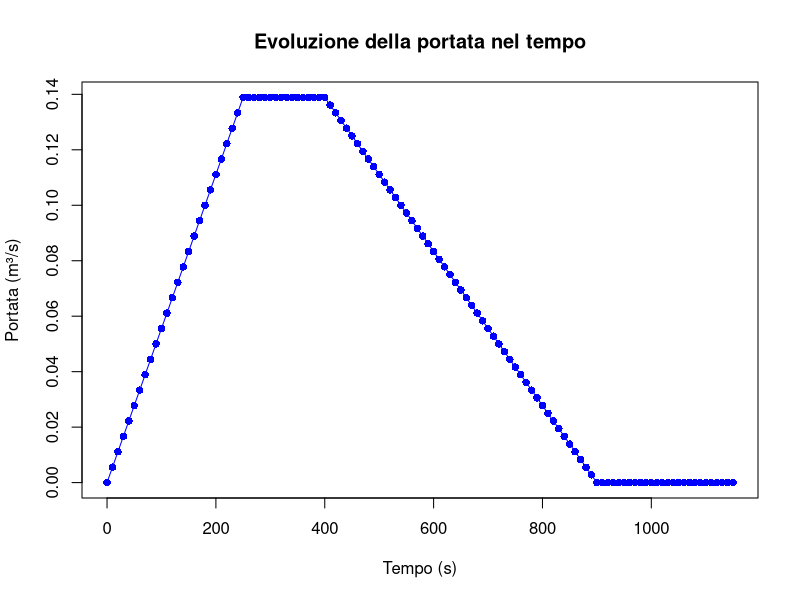

Reproduce this figure in R.
## ---- chunk 1
# Superficie del tetto in ettari
A_ha <- 1

# Conversione della superficie da ettari a metri quadrati (1 ha = 10.000 m²)
A_m2 <- A_ha * 10000

# Coefficiente di afflusso (φ): frazione dell'acqua piovana che genera deflusso
phi <- 1

# Intensità della pioggia in mm/h
I_mm_h <- 50

# Conversione dell’intensità da mm/h a m/s
# (1 mm = 0.001 m; 1 h = 3600 s)
I_m_s <- I_mm_h / 1000 / 3600

# Lunghezza del percorso di deflusso (dal punto più lontano al punto di raccolta) in metri
L <- 150

# Velocità di ruscellamento in m/s
v <- 0.6

# Tempo di corrivazione (tempo necessario affinché l'acqua raggiunga il punto di scolo)
Tc_sec <- L / v

# Tempo di discesa dell’idrogramma (stimato come 2 volte Tc)
Tdiscesa <- 2 * Tc_sec

# Durata della pioggia in secondi
d <- 400

# Calcolo della portata al colmo (Qp) con la formula razionale: Qp = φ * I * A
Qp <- phi * I_m_s * A_m2

# Visualizzazione del risultato della portata al colmo in m³/s
Qp
## ---- chunk 2
# Preparare il data.frame con una time series in cui calcolare l'idrogramma
Idro = data.frame(tempo = seq(0,ceiling(Tc_sec+d+Tdiscesa),by=10))

#' Funzione per calcolare l'idrogramma (portata nel tempo) usando un'approssimazione trapezoidale
#'
#' @param tempo vettore dei tempi (in secondi) in cui vogliamo calcolare la portata;
#' @param Qp portata al colmo (in m³/s), cioè il valore massimo della portata durante 
#' un evento di durata > Tc_sec;
#' @param Tdiscesa: durata della fase di decrescita della portata (in secondi),
#' stimata come 2 volte il tempo di corrivazione.
#'
#' @return Restituire il vettore delle portate
calcola_portata_lapply <- function(tempo, Qp, Tdiscesa) {
  # Usare lapply per applicare la funzione a ogni elemento di tempo
  portata <- lapply(tempo, function(t) {
    if (t <= d & t <= Tc_sec) {
      return(t / Tc_sec * Qp)  # Prima fase: proporzionale al tempo
    } else if (t <= d & t > Tc_sec) {
      return(1 * Qp)  # Seconda fase: valore al picco
    } else {
      return((1-((t-d)/Tdiscesa)) * ifelse(d < Tc_sec, d/Tc_sec, 1) * Qp)  # Terza fase: decrescita
    }
  })

  # Restituire il vettore delle portate e impedire che la portata sia < 0
  return(ifelse(portata<0,0, unlist(portata)))
}

# Applicare la funzione a Idro$tempo
Idro$portata <- calcola_portata_lapply(Idro$tempo, Qp, Tdiscesa)

# Visualizzazione del risultato
plot(Idro$tempo, Idro$portata, type="l", col="blue", 
     xlab="Tempo (s)", ylab="Portata (m³/s)", 
     main="Evoluzione della portata nel tempo")
points(Idro$tempo, Idro$portata, pch=16, col="blue")
